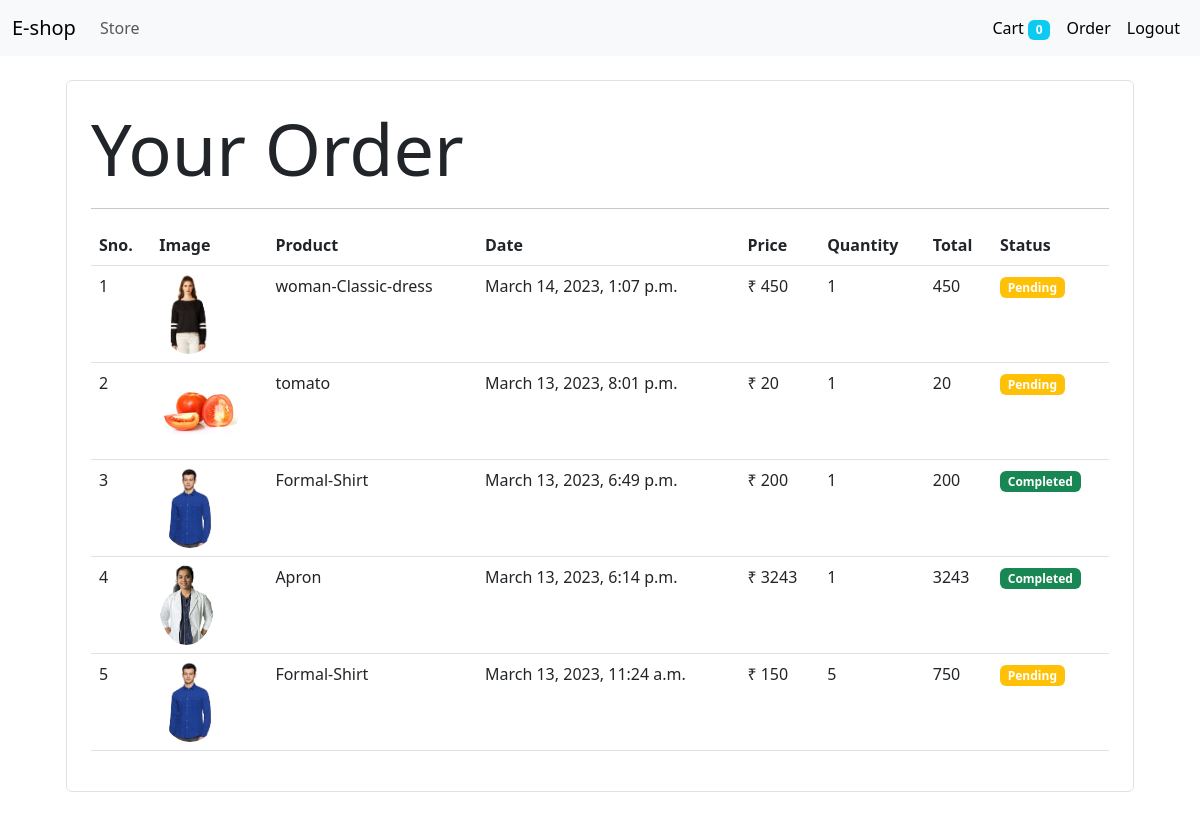
The app's page /order (signed in) with its own data.
### store/models/orders.py (models this page shows)
class Order(models.Model):
    product=models.ForeignKey(Product, on_delete=models.CASCADE)
    customer = models.ForeignKey(Customer, on_delete=models.CASCADE)
    quantity = models.IntegerField(default=1)
    price = models.IntegerField()
    address = models.CharField(max_length=50, default='', blank=True)
    mobile = models.CharField(max_length=50, default='', blank=True)
    date = models.DateTimeField(default=datetime.datetime.today)
    status = models.BooleanField(default=False)
    @staticmethod
    def get_order_by_customer(customer_id):
        return Order.objects.filter(customer = customer_id).order_by('-date')

### store/models/product.py (models this page shows, shortened)
class Product(models.Model):
    name=models.CharField(max_length=50)
    price=models.IntegerField(default=0)
    category=models.ForeignKey(Category, on_delete=models.CASCADE, default=1)
    description = models.CharField(max_length=200, default='', null=True, blank=True)
    image= models.ImageField(upload_to='uploads/products/')

### store/middleware/auth.py (the view)
    def middleware(request):
        returnUrl = request.META['PATH_INFO']
        if not request.session.get('customer'):
            return redirect(f'login?return_url={returnUrl}')
        response = get_response(request)
        return response

### store/templatetags/custom_filter.py (called while the page is built)
@register.filter(name='currency')
def currency(number):
    return "₹ "+str(number)

@register.filter(name='multiply')
def multiply(number, number1):
    return number * number1

### store/views/order.py (called while the page is built)
    def get(self, request):
        customer = request.session.get('customer')
        orders = Order.get_order_by_customer(customer)
        return render(request, 'order.html', {'orders': orders})

### store/templates/order.html (shortened to what this page needs)
{% extends 'base.html' %}
{% block content  %}
{% load cart%}
{% load custom_filter%}
    <div class="container">
       <div class="border rounded p-4 m-4">
        <p class="display-2 pl-4 ml-4">
            Your Order
        </p>
        <hr>
        <table class="table">
            <thead>
              <tr>
                <th scope="row">Sno.</th>
                <th>Image</th>
                <th>Product</th>
                <th>Date</th>
                <th>Price</th>
                <th>Quantity</th>
                <th>Total</th>
                <th>Status</th>
              </tr>
            </thead>
            <tbody>
                {%for order in orders%}
                <tr>
                    <td>{{forloop.counter}}</td>
                    <td><img style="height: 80px;" class="rounded-circle"
                        src="{{order.product.image.url}}" alt=""/></td>
                    <td>{{order.product.name}}</td>
                    <td>{{order.date}}</td>
                    <td>{{order.price|currency}}</td>
                    <td>{{order.quantity}}</td>
                    <td>{{order.quantity|multiply:order.price}}</td>
                    {% if order.status %}
                        <td><small class="badge bg-success">Completed</small></td>
                    {% else %}
                    <td><small class="badge bg-warning">Pending</small></td>
                    {% endif %}
                </tr>
              {%endfor%}
            </tbody>
          </table>
    </div>
{% endblock  %}

### store/templates/base.html (shortened to what this page needs)
<!doctype html>
<html lang="en">
  <head>
    <link href="https://cdn.jsdelivr.net/npm/bootstrap@5.3.0-alpha1/dist/css/bootstrap.min.css" rel="stylesheet">
  </head>
  <body>
    <nav class="navbar navbar-expand-lg bg-body-tertiary">
      <div class="container-fluid">
        <a class="navbar-brand" href="/">E-shop</a>
        <div class="collapse navbar-collapse" id="navbarSupportedContent">
          <ul class="navbar-nav me-auto mb-2 mb-lg-0">
            <li class="nav-item">
              <a class="nav-link" href="/store">Store </a>
            </li>
          </ul>
          <ul class="navbar-nav d-flex" role="search">
            <li class="nav-item">
              <a class="nav-link active" aria-current="page" href="/cart">Cart <span class="badge bg-info">
                {{request.session.cart.keys|length}}
              </span></a>
            </li>
            {% if request.session.customer %}
              <li class="nav-item">
                <a class="nav-link active" aria-current="page" href="/order">Order</a>
              </li>
              <li class="nav-item">
                <a class="nav-link active" aria-current="page" href="/logout">Logout</a>
              </li>
            {% endif %}
          </ul>
        </div>
      </div>
    </nav>
    {% block content %}
    {% endblock  %}
  </body>
</html>

### records on screen
Order: product.image (picture), product.name "woman-Classic-dress", date "March 14, 2023, 1:07 p.m.", price "₹ 450", quantity "1", quantity|multiply "450", status "Pending"
Order: product.image (picture), product.name "tomato", date "March 13, 2023, 8:01 p.m.", price "₹ 20", quantity "1", quantity|multiply "20", status "Pending"
Order: product.image (picture), product.name "Formal-Shirt", date "March 13, 2023, 6:49 p.m.", price "₹ 200", quantity "1", quantity|multiply "200", status "Completed"
Order: product.image (picture), product.name "Apron", date "March 13, 2023, 6:14 p.m.", price "₹ 3243", quantity "1", quantity|multiply "3243", status "Completed"
Order: product.image (picture), product.name "Formal-Shirt", date "March 13, 2023, 11:24 a.m.", price "₹ 150", quantity "5", quantity|multiply "750", status "Pending"

### other values on screen
{{ request.session.cart.keys|length }} "0"
